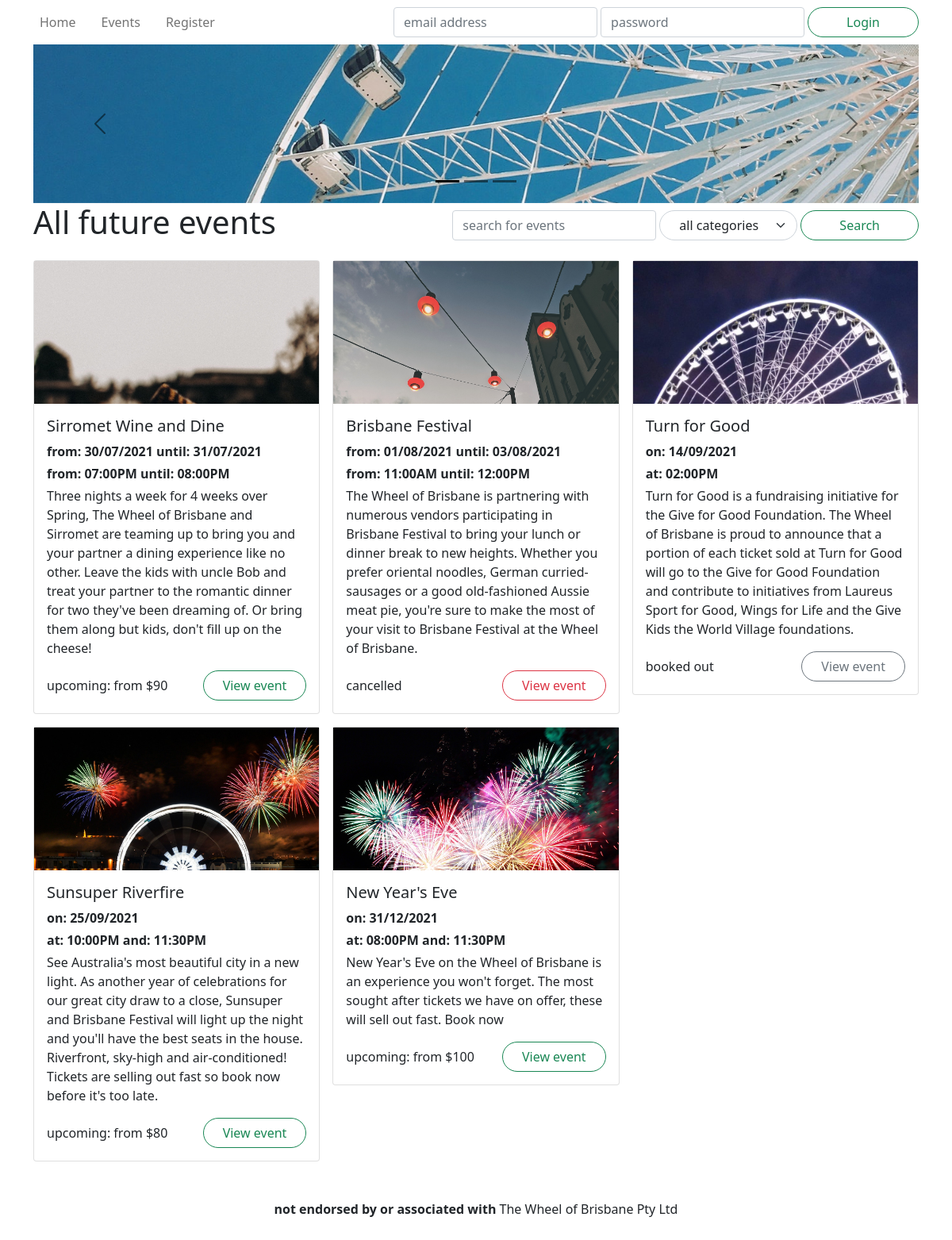
Screenshot of /events/ with the database file from the repository.
### wheel/models.py (models this page shows, shortened)
class Event(db.Model):
    __tablename__ = 'events'
    id = db.Column(db.Integer, primary_key=True)
    name = db.Column(db.String(255), nullable=False)
    description = db.Column(db.Text)
    category = db.Column(db.String(40))
    status = db.Column(db.Enum('upcoming', 'inactive', 'cancelled', 'booked out'), nullable=False)
    image = db.Column(db.String(255))
    reviews = db.relationship('Review', backref='event')
    tickets = db.relationship('Ticket', backref='event')
    @staticmethod
    def getAll():
        return Event.query.\
            join(Ticket).\
            filter( Ticket.datetime > datetime.now() ).\
            group_by( Event.id ).\
            order_by( Ticket.datetime ).\
            all()
    @staticmethod
    def getAllCategories():
        return [event.category for event in Event.query.group_by('category').all()]
    def getFutureTickets(self):
        return list( filter( lambda ticket: ticket.datetime > datetime.now(), self.tickets ) )
    def getTicketsRange(self):
        tickets = self.getFutureTickets()
        numberOfTickets = len(tickets)
        if numberOfTickets == 0:
            return [numberOfTickets, None, None]
        min_ticket = reduce( lambda x, y: min(x, y, key=lambda ticket: ticket.datetime), tickets )
        max_ticket = reduce( lambda x, y: max(x, y, key=lambda ticket: ticket.datetime), tickets )
        return [numberOfTickets, min_ticket, max_ticket]
    def printTicketsDateRange(self):
        numberOftickets, min_ticket, max_ticket = self.getTicketsRange()
        if numberOftickets == 0:
            return ""
        min = min_ticket.datetime.strftime("%d/%m/%Y")
        max = max_ticket.datetime.strftime("%d/%m/%Y")
        if min == max:
            return f"on: {min}"
        return f"from: {min} until: {max}"
    def printTicketsTimeRange(self):
        numberOftickets, min_ticket, max_ticket = self.getTicketsRange()
        if numberOftickets == 0:
            return ""
        min = min_ticket.datetime.strftime("%I:%M%p")
        max = max_ticket.datetime.strftime("%I:%M%p")
        if numberOftickets == 1:
            return f"at: {min}"
        if numberOftickets == 2:
            return f"at: {min} and: {max}"
        return f"from: {min} until: {max}"
    def getTicketsPriceFrom(self):
        tickets = self.getFutureTickets()
        if len(tickets) == 0:
            return ""
        ticket = reduce( lambda x, y: min(x, y, key=lambda ticket: ticket.price), tickets )
        return f"from ${ticket.price}"
    def getStatusColour(self):
        return {
            'upcoming': 'success',
            'inactive': 'secondary',
            'booked out': 'secondary',
            'cancelled': 'danger'
        }[self.status]

class Ticket(db.Model):
    __tablename__ = 'tickets'
    id = db.Column(db.Integer, primary_key=True)
    datetime = db.Column(db.DateTime, nullable=False)
    price = db.Column(db.Integer, nullable=False)
    remaining = db.Column(db.Integer, nullable=False)
    event_id = db.Column(db.Integer, db.ForeignKey('events.id'))

### wheel/views.py (the view)
@events.route('/')
def viewAll():
    search = request.args['search'] if 'search' in request.args else ''
    category = request.args['category'] if 'category' in request.args else 'all'
    categories = Event.getAllCategories()
    if search == '' and category == 'all':
        events = Event.getAll()
    elif search == '':
        events = Event.getAllByCategory(category)
    elif category == 'all':
        events = Event.getAllBySearch(search)
    else:
        events = Event.getAllBySearchAndCategory(search, category)
    form = SearchForm()
    form.category.choices = [("all", "all categories"), *[(category, category) for category in Event.getAllCategories()]]
    form.search.data = search
    form.category.data = category
    return render_template('events.html', events=events, categories=categories, form=form)

### wheel/forms.py
class SearchForm(FlaskForm):
    search = StringField('Search')
    category = SelectField('Category')

### wheel/templates/events.html (shortened to what this page needs)
{% extends 'base.html' %}
{% block hero %}
<div id="hero-mini" class="carousel carousel-dark slide" data-bs-ride="carousel">
    <div class="carousel-indicators">
        <button type="button" class="active"
                data-bs-target="#hero" data-bs-slide-to="0"></button>
        <button type="button"
                data-bs-target="#hero" data-bs-slide-to="1"></button>
        <button type="button"
                data-bs-target="#hero" data-bs-slide-to="2"></button>
    </div>
    <div class="carousel-inner">
        <div class="carousel-item active">
            <div style="background-image: url('/static/images/bluesky.jpg');"></div>
        </div>
    </div>
    <button type="button" class="carousel-control-prev"
            data-bs-target="#hero" data-bs-slide="prev">
        <span class="carousel-control-prev-icon"></span>
    </button>
    <button type="button" class="carousel-control-next"
            data-bs-target="#hero" data-bs-slide="next">
        <span class="carousel-control-next-icon"></span>
    </button>
</div>
{% endblock %}
{% block title %}All future events{% endblock %}
{% block header_buttons %}
    <div class="col-6 col-md-auto my-auto">
        <form method="GET" action="{{ url_for('events.viewAll') }}" class="d-flex flex-row gap-1 col-auto my-auto">
            {{ form.search(class="form-control w-auto", placeholder="search for events") }}
            {{ form.category(class="form-select rounded-pill ps-4 pe-5") }}
            <button class="btn btn-outline-success rounded-pill px-5" type="submit">Search</button>
        </form>
    </div>
{% endblock %}
{% block content %}
<section>
    <div class="row row-cols-1 row-cols-md-2 row-cols-xl-3 mb-3 g-3">
        {% for event in events %}
        <div class="col event">
            <article class="card">
                <a href="{{ url_for('events.view', id=event.id) }}" class="card-image" style="background-image: url('{{ event.image }}'); background-position: top;"></a>
                <div class="card-body">
                    <h5 class="card-title">{{ event.name }}</h5>
                    <p class="mb-1"><strong>{{ event.printTicketsDateRange() }}</strong></p>
                    <p class="mb-1"><strong>{{ event.printTicketsTimeRange() }}</strong></p>
                    <p class="card-text">{{ event.description }}</p>
                    <div class="row">
                        <span class="col my-auto">{{ event.status }}{{ ": {}".format( event.getTicketsPriceFrom() ) if event.status == "upcoming" }}</span>
                        <span class="col-auto"><a href="{{ url_for('events.view', id=event.id) }}" class="btn btn-outline-{{ event.getStatusColour() }} rounded-pill px-4">View event</a></span>
                    </div>
                </div>
            </article>
        </div>
        {% endfor %}
    </div>
</section>
{% endblock %}

### rows the page displays
Event: image (picture), name "Sirromet Wine and Dine", printTicketsDateRange "from: 30/07/2021 until: 31/07/2021", printTicketsTimeRange "from: 07:00PM until: 08:00PM", description "Three nights a week for 4 weeks over Spring, The Wheel of Brisbane and Sirromet are teaming up to bring you and your partner a dining experience like no other. Leave the kids with uncle Bob and treat your partner to the romantic dinner for two they've been dreaming of. Or bring them along but kids, don't fill up on the cheese!", status "upcoming", status.price ": from $90"
Event: image (picture), name "Brisbane Festival", printTicketsDateRange "from: 01/08/2021 until: 03/08/2021", printTicketsTimeRange "from: 11:00AM until: 12:00PM", description "The Wheel of Brisbane is partnering with numerous vendors participating in Brisbane Festival to bring your lunch or dinner break to new heights. Whether you prefer oriental noodles, German curried-sausages or a good old-fashioned Aussie meat pie, you're sure to make the most of your visit to Brisbane Festival at the Wheel of Brisbane.", status "cancelled"
Event: image (picture), name "Turn for Good", printTicketsDateRange "on: 14/09/2021", printTicketsTimeRange "at: 02:00PM", description "Turn for Good is a fundraising initiative for the Give for Good Foundation. The Wheel of Brisbane is proud to announce that a portion of each ticket sold at Turn for Good will go to the Give for Good Foundation and contribute to initiatives from Laureus Sport for Good, Wings for Life and the Give Kids the World Village foundations.", status "booked out"
Event: image (picture), name "Sunsuper Riverfire", printTicketsDateRange "on: 25/09/2021", printTicketsTimeRange "at: 10:00PM and: 11:30PM", description "See Australia's most beautiful city in a new light. As another year of celebrations for our great city draw to a close, Sunsuper and Brisbane Festival will light up the night and you'll have the best seats in the house. Riverfront, sky-high and air-conditioned! Tickets are selling out fast so book now before it's too late.", status "upcoming", status.price ": from $80"
Event: image (picture), name "New Year's Eve", printTicketsDateRange "on: 31/12/2021", printTicketsTimeRange "at: 08:00PM and: 11:30PM", description "New Year's Eve on the Wheel of Brisbane is an experience you won't forget. The most sought after tickets we have on offer, these will sell out fast. Book now", status "upcoming", status.price ": from $100"
